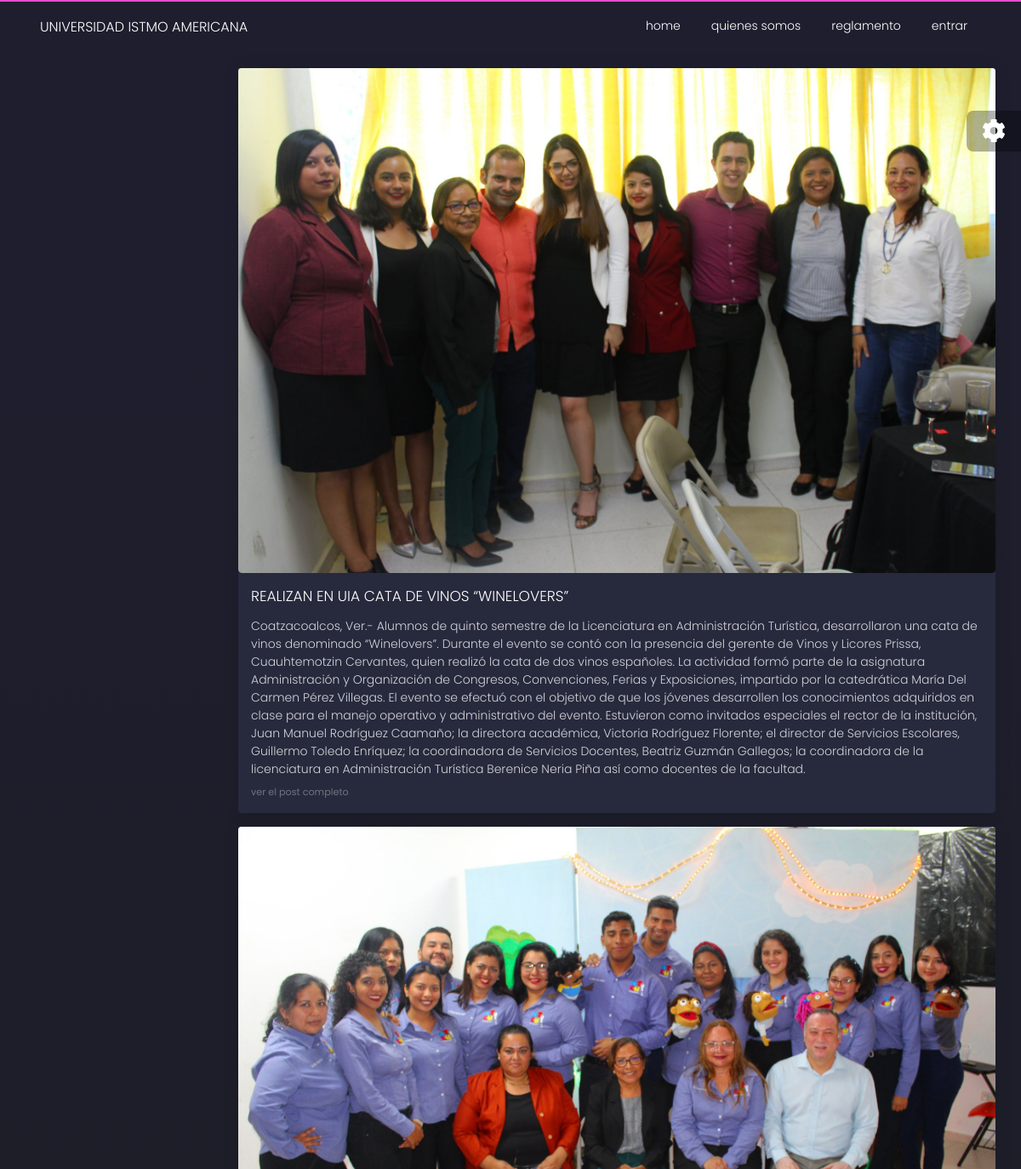
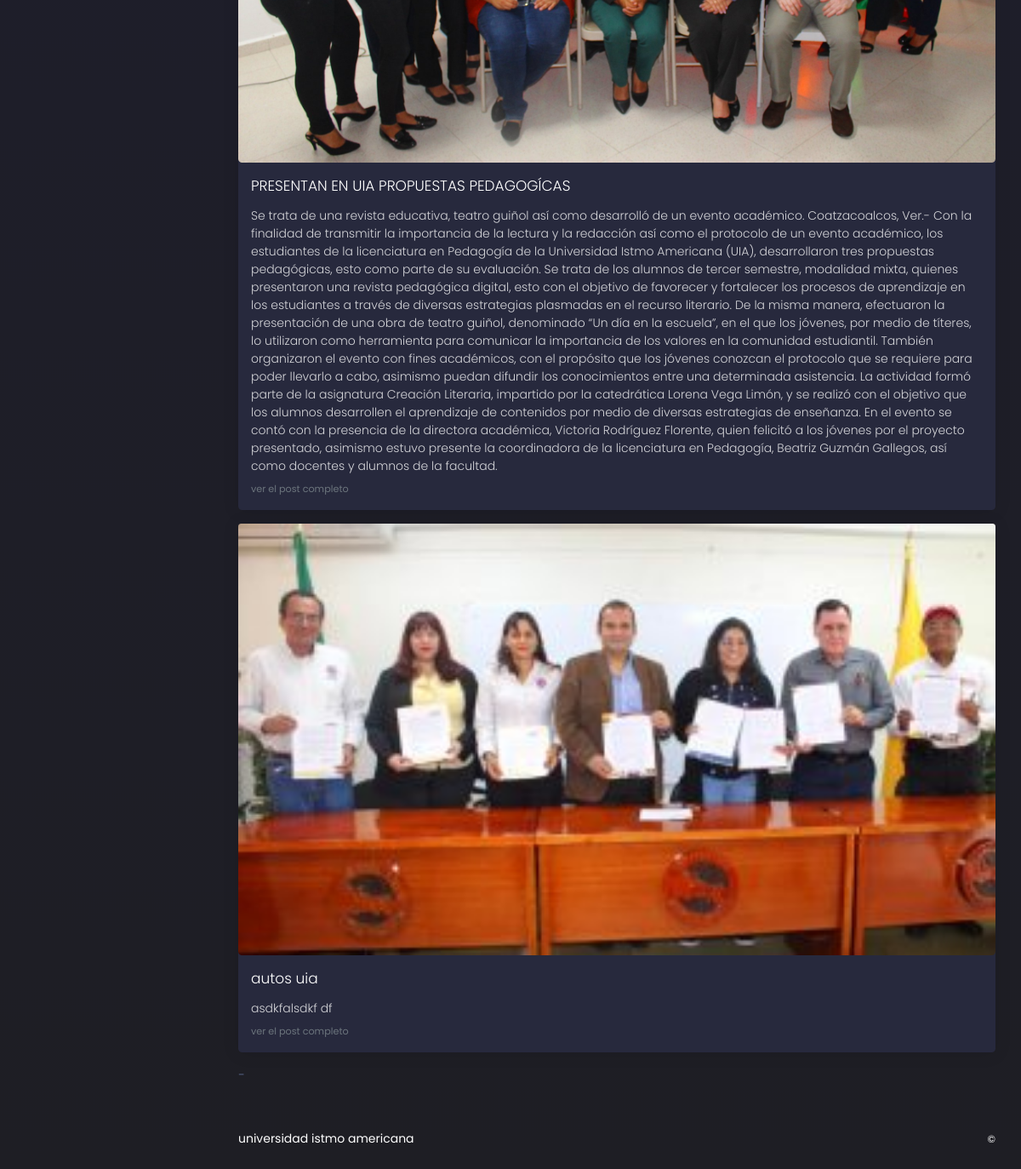
The page / on the database its author committed (2 pictures, top to bottom).
### blog/models.py (models this page shows, shortened)
class Blog(models.Model):
    titulo = models.CharField(max_length=200, null=False, blank=False)
    contenido = models.TextField()
    imagen = models.ImageField(upload_to='media/blog')

### core/views.py (the view)
# urls.py: 2. Add a URL to urlpatterns:  path('', views.home, name='home')
def home(request):
    blog = Blog.objects.all()
    context = {
       'blog': blog
    }
    return render(request, 'core/pages/home.html', context)

### core/templates/core/pages/home.html (shortened to what this page needs)
{% extends "core/layouts/base.html" %}
{% block content %}
 {% for blogs in blog %}
 <div class="card mb-3">
  <img class="card-img-top" src="{{ blogs.imagen.url }}">
  <div class="card-body">
    <h4 class="card-title">{{ blogs.titulo }}</h4>
    <p class="card-text">{{ blogs.contenido }}</p>
    <p class="card-text"><small class="text-muted">ver el post completo</small></p>
  </div>
</div>
{% endfor %}
-
{% endblock content %}

### core/templates/core/layouts/base.html (shortened to what this page needs)
<!DOCTYPE html>
<html lang="en">
<head>
  <link href="https://use.fontawesome.com/releases/v5.0.6/css/all.css" rel="stylesheet">
  <link href="/static/assets/css/nucleo-icons.css" rel="stylesheet" />
  <link href="/static/assets/css/black-dashboard.css?v=1.0.0" rel="stylesheet" />
  <link href="/static/assets/demo/demo.css" rel="stylesheet" />
</head>
<body class="">
  <div class="wrapper">
    <div class="main-panel">
      {% include 'core/includes/navigation.html' %}
      <div class="content">
        {% block content %}{% endblock content %}
      </div>
      {% include 'core/includes/footer.html' %}
    </div>
  </div>
  {% include 'core/includes/fixed-plugin.html' %}
</body>
</html>

### core/templates/core/includes/navigation.html (shortened to what this page needs)
      <nav class="navbar navbar-expand-lg navbar-absolute navbar-transparent">
        <div class="container-fluid">
          <div class="navbar-wrapper">
            <a class="navbar-brand" href="javascript:void(0)">
              universidad istmo americana
            </a>
          </div>
          <div class="collapse navbar-collapse" id="navigation">
            <ul class="navbar-nav ml-auto">
              <li class="nav-item">
                <a class="nav-link active" href="{% url 'home' %}">home</a>
              </li>
              <li class="nav-item">
                <a class="nav-link" href="{% url 'quienes' %}">quienes somos</a>
              </li>
              <li class="nav-item">
                <a class="nav-link" href="{% url 'reglamento' %}">reglamento</a>
              </li>
            {% if request.user.is_authenticated %}
              <li class="search-bar input-group">
                <button class="btn btn-link" id="search-button" data-toggle="modal" data-target="#searchModal"><i class="tim-icons icon-zoom-split" ></i>
                  <span class="d-lg-none d-md-block">Search</span>
                </button>
              </li>
              <li class="dropdown nav-item">
                <a href="javascript:void(0)" class="dropdown-toggle nav-link" data-toggle="dropdown">
                  <div class="notification d-none d-lg-block d-xl-block"></div>
                  <i class="tim-icons icon-sound-wave"></i>
                  <p class="d-lg-none">
                    Notifications
                  </p>
                </a>
                <ul class="dropdown-menu dropdown-menu-right dropdown-navbar">
                  <li class="nav-link"><a href="#" class="nav-item dropdown-item">Mike John responded to your email</a></li>
                  <li class="nav-link"><a href="javascript:void(0)" class="nav-item dropdown-item">You have 5 more tasks</a></li>
                  <li class="nav-link"><a href="javascript:void(0)" class="nav-item dropdown-item">Your friend Michael is in town</a></li>
                  <li class="nav-link"><a href="javascript:void(0)" class="nav-item dropdown-item">Another notification</a></li>
                  <li class="nav-link"><a href="javascript:void(0)" class="nav-item dropdown-item">Another one</a></li>
                </ul>
              </li>
              <li class="dropdown nav-item">
                <a href="#" class="dropdown-toggle nav-link" data-toggle="dropdown">
                  <div class="photo">
                    <img src="/static/assets/img/anime3.png" alt="Profile Photo">
                  </div>
                  <b class="caret d-none d-lg-block d-xl-block"></b>
                  <p class="d-lg-none">
                    Log out
                  </p>
                </a>
                <ul class="dropdown-menu dropdown-navbar">
                  <li class="nav-link"><a href="{% url 'profile' %}" class="nav-item dropdown-item">perfil</a></li>
                  <li class="dropdown-divider"></li>
                  <li class="nav-link"><a href="{% url 'logout' %}" class="nav-item dropdown-item">salir</a></li>
                </ul>
              </li>
              <li class="separator d-lg-none"></li>
              {% else %}
              <ul class="nav justify-content-center">
                <li class="nav-item">
                  <a class="nav-link enable" href="{% url 'login' %}">entrar</a>
                </li>
              </ul>
            {% endif %}
            </ul>
          </div>
        </div>
      </nav>

### core/templates/core/includes/footer.html
      <footer class="footer">
        <div class="container-fluid">
          <ul class="nav">
            <li class="nav-item">
              universidad istmo americana
            </li>
          </ul>
          <div class="copyright">
            &copy; </div>
        </div>
      </footer>

### core/templates/core/includes/fixed-plugin.html (shortened to what this page needs)
  <div class="fixed-plugin">
    <div class="dropdown show-dropdown">
      <a href="#" data-toggle="dropdown">
        <i class="fa fa-cog fa-2x"> </i>
      </a>
    </div>
  </div>

### rows shown on the page
Blog: imagen (picture), titulo "REALIZAN EN UIA CATA DE VINOS “WINELOVERS”", contenido "Coatzacoalcos, Ver.- Alumnos de quinto semestre de la Licenciatura en Administración Turística, desarrollaron una cata de vinos denominado “Winelovers”. Durante el evento se contó con la presencia del gerente de Vinos y Licores Prissa, Cuauhtemotzin Cervantes, quien realizó la cata de dos vinos españoles. La actividad formó parte de la asignatura Administración y Organización de Congresos, Convenciones, Ferias y Exposiciones, impartido por la catedrática María Del Carmen Pérez Villegas. El evento se efectuó con el objetivo de que los jóvenes desarrollen los conocimientos adquiridos en clase para el manejo operativo y administrativo del evento. Estuvieron como invitados especiales el rector…"
Blog: imagen (picture), titulo "PRESENTAN EN UIA PROPUESTAS PEDAGOGÍCAS", contenido "Se trata de una revista educativa, teatro guiñol así como desarrolló de un evento académico. Coatzacoalcos, Ver.- Con la finalidad de transmitir la importancia de la lectura y la redacción así como el protocolo de un evento académico, los estudiantes de la licenciatura en Pedagogía de la Universidad Istmo Americana (UIA), desarrollaron tres propuestas pedagógicas, esto como parte de su evaluación. Se trata de los alumnos de tercer semestre, modalidad mixta, quienes presentaron una revista pedagógica digital, esto con el objetivo de favorecer y fortalecer los procesos de aprendizaje en los estudiantes a través de diversas estrategias plasmadas en el recurso literario. De la misma manera,…"
Blog: imagen (picture), titulo "autos uia", contenido "asdkfalsdkf df"
